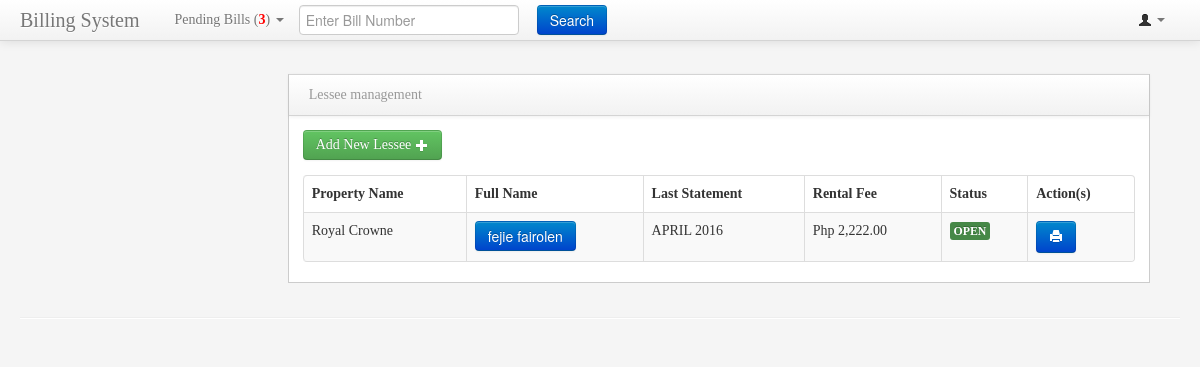
The page /lessee.php on the database its author committed.
### tables this page shows
CREATE TABLE `tbl_lessee` (
  `lessee_id` int(11) NOT NULL,
  `firstname` varchar(100) NOT NULL,
  `middlename` varchar(100) NOT NULL,
  `lastname` varchar(100) NOT NULL,
  `contact` varchar(100) NOT NULL,
  `unit` varchar(100) NOT NULL,
  `rental_fee` float(15,2) NOT NULL,
  `balance` float(15,2) NOT NULL,
  `water_reading` float(20,2) NOT NULL,
  `electric_reading` float(20,2) NOT NULL,
  `status` varchar(100) NOT NULL,
  `last_statement` varchar(100) NOT NULL,
  `property_name` varchar(500) NOT NULL
);

CREATE TABLE `tbl_properties` (
  `id` int(11) NOT NULL,
  `property_name` varchar(500) NOT NULL,
  `property_pic` text NOT NULL
);

### lessee.php (the view, shortened to what this page needs)
<?php
include 'connection.php';
?>
<!DOCTYPE html>
<html class="no-js">
    <head>
        <link href="bootstrap/css/bootstrap.min.css" rel="stylesheet" media="screen">
        <link href="bootstrap/css/bootstrap-responsive.min.css" rel="stylesheet" media="screen">
        <link href="vendors/easypiechart/jquery.easy-pie-chart.css" rel="stylesheet" media="screen">
        <link href="assets/styles.css" rel="stylesheet" media="screen">
        <link href="assets/DT_bootstrap.css" rel="stylesheet" media="screen">
    </head>
    <body>
    <?php
        include 'header.php';
        ?>
        <div class="container-fluid">
            <div class="row-fluid">
                <div class="span3" id="sidebar">
                </div>
                 <div class="span9" id="content">
                     <div class="row-fluid">
                        <div class="block">
                            <div class="navbar navbar-inner block-header">
                                <div class="muted pull-left">Lessee management</div>
                            </div>
                            <div class="block-content collapse in">
                                <div class="span12">
                                   <div class="table-toolbar">
                                      <div class="btn-group">
                                         <a class="btn btn-success" data-toggle="modal" href="#addlodgers">Add New Lessee <i class="icon-plus icon-white"></i></a>
                                      </div>
                                   </div>
                                    <table cellpadding="0" cellspacing="0" border="0" class="table table-striped table-bordered" id="example2">
                                        <thead>
                                            <tr>
                                                <th>Property Name</th>
                                                <th>Full Name</th>
                                                <th>Last Statement</th>
                                                <th>Rental Fee</th>
                                                <th>Status</th>
                                                <th>Action(s)</th>
                                            </tr>
                                        </thead>
                                        <tbody>
                                            <?php
                                                $getcustomer = $dbConn->query("SELECT * FROM tbl_lessee INNER JOIN tbl_properties ON tbl_properties.id = tbl_lessee.property_name");
                                                while($discustomer = $getcustomer->fetch(PDO::FETCH_ASSOC))
                                                {
                                            ?>
                                            <tr class="odd gradeX">
                                                 <td class="center"><?php echo $discustomer['property_name'];?></td>
                                                <td><button class="btn btn-primary" data-toggle="modal" data-target="#info<?php echo $discustomer['lessee_id']?>"><?php echo $discustomer['firstname'].' '.$discustomer['lastname'];?></button></td>
                                                <td class="center"><?php echo $discustomer['last_statement'];?></td>
                                                <td class="center">Php <?php echo number_format($discustomer['rental_fee'],2);?></td>
                                                <td class="center"><?php if($discustomer['status'] == 'open' ){ echo '<span class="label label-success">OPEN
</span>'; }else{ echo '<span class="label label-important">
CLOSED</span>';}?></td>
                                                <td class="center">
                                               <a class="btn btn-primary" title="Go to Payments" href="#pay<?php echo $discustomer['lessee_id'];?>" data-toggle="modal"><label class="icon icon-print icon-white"></label></a>
                                                </td>
                                            </tr>
                                           <?php }?>
                                        </tbody>
                                    </table>
                                </div>
                            </div>
                        </div>
                    </div>
                </div>
            </div>
            <hr>
        </div>
    </body>
</html>

### assets/styles.css (style rules this page uses)
body { padding-top: 0; padding-bottom: 40px; background-color: #f5f5f5; font-family: Verdana; }
@media (min-width: 979px) { body { padding-top: 60px; } }
#content { margin-left:0px; }
.block { border: 1px solid #ccc; background: white; margin: 1em 0em; border-top: none; }
.block-content { margin: 1em; min-height: .25em; }
.block-header { margin-bottom: 0px; border-right: none; border-left: none; -webkit-border-radius: 0px; -moz-border-radius: 0px; border-radius: 0px; }
.block-header div { padding-top: 10px; }

### rows shown on the page
tbl_lessee: tbl_properties.property_name "Royal Crowne", firstname "fejie", lastname "fairolen", last_statement "APRIL 2016", rental_fee "2,222.00", status "OPEN"

### other values the page prints
$counts "3"
